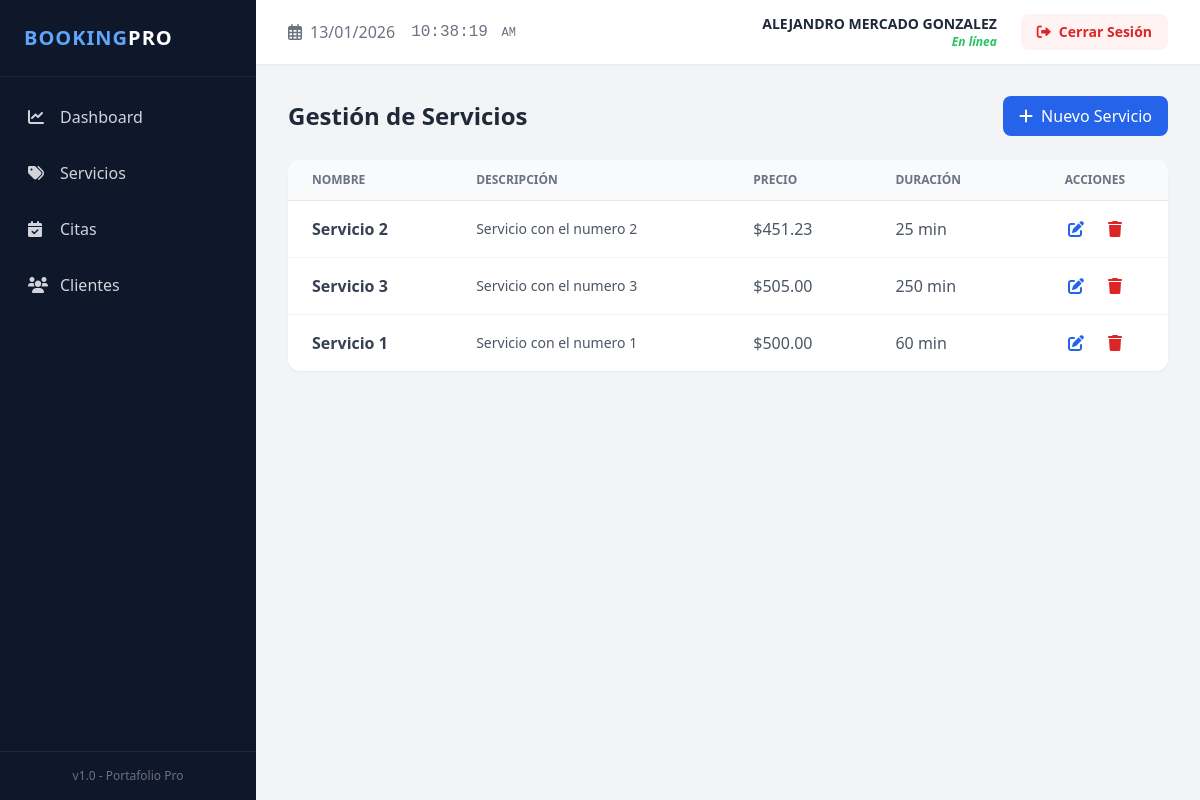
The app's page /servicios.php (signed in) with its own data.
### tables this page shows
CREATE TABLE `servicios` (
  `id` int NOT NULL AUTO_INCREMENT,
  `nombre` varchar(100) NOT NULL,
  `descripcion` text,
  `precio` decimal(10,2) NOT NULL,
  `duracion_minutos` int NOT NULL DEFAULT '30',
  `activo` tinyint(1) DEFAULT '1',
  PRIMARY KEY (`id`)
);

### servicios.php (the view, shortened to what this page needs)
<?php
$db = Database::getInstance();
$stmt = $db->query("SELECT * FROM servicios ORDER BY id DESC");
$servicios = $stmt->fetchAll();
?>
<?php include 'templates/sidebar.php'; ?>
<?php include 'templates/header.php'; ?>
<main class="p-4 md:p-8">
    <div class="flex flex-col sm:flex-row justify-between items-start sm:items-center gap-4 mb-6">
        <h2 class="text-xl md:text-2xl font-bold text-gray-800">Gestión de Servicios</h2>
        <button onclick="abrirModalNuevo()" class="w-full sm:w-auto bg-blue-600 text-white px-4 py-2 rounded-lg hover:bg-blue-700 transition flex items-center justify-center">
            <i class="fas fa-plus mr-2"></i> Nuevo Servicio
        </button>
    </div>
    <div class="bg-white rounded-xl shadow-sm overflow-hidden">
        <div class="overflow-x-auto">
            <table class="w-full text-left min-w-[600px]">
                <thead class="bg-gray-50 border-b">
                    <tr>
                        <th class="px-4 md:px-6 py-3 text-xs font-bold text-gray-500 uppercase">Nombre</th>
                        <th class="px-4 md:px-6 py-3 text-xs font-bold text-gray-500 uppercase">Descripción</th>
                        <th class="px-4 md:px-6 py-3 text-xs font-bold text-gray-500 uppercase">Precio</th>
                        <th class="px-4 md:px-6 py-3 text-xs font-bold text-gray-500 uppercase">Duración</th>
                        <th class="px-4 md:px-6 py-3 text-xs font-bold text-gray-500 uppercase text-center">Acciones</th>
                    </tr>
                </thead>
                <tbody class="divide-y divide-gray-100">
                    <?php foreach($servicios as $s): ?>
                    <tr class="hover:bg-gray-50">
                        <td class="px-4 md:px-6 py-4 font-semibold text-gray-700"><?php echo htmlspecialchars($s['nombre']); ?></td>
                        <td class="px-4 md:px-6 py-4 text-gray-600 text-sm"><?php echo htmlspecialchars($s['descripcion']); ?></td>
                        <td class="px-4 md:px-6 py-4 text-gray-600">$<?php echo number_format($s['precio'], 2); ?></td>
                        <td class="px-4 md:px-6 py-4 text-gray-600"><?php echo $s['duracion_minutos']; ?> min</td>
                        <td class="px-4 md:px-6 py-4 text-center space-x-2 md:space-x-3 whitespace-nowrap">
                            <button onclick='abrirModalEditar(<?php echo json_encode($s); ?>)' class="text-blue-600 hover:text-blue-900 p-1">
                                <i class="fas fa-edit"></i>
                            </button>
                            <button onclick="eliminarServicio(<?php echo $s['id']; ?>)" class="text-red-600 hover:text-red-900 p-1">
                                <i class="fas fa-trash"></i>
                            </button>
                        </td>
                    </tr>
                    <?php endforeach; ?>
                </tbody>
            </table>
        </div>
    </div>
</main>
<?php include 'templates/footer.php'; ?>

### records on screen
servicios: nombre "Servicio 2", descripcion "Servicio con el numero 2", precio "451.23", duracion_minutos "25"
servicios: nombre "Servicio 3", descripcion "Servicio con el numero 3", precio "505.00", duracion_minutos "250"
servicios: nombre "Servicio 1", descripcion "Servicio con el numero 1", precio "500.00", duracion_minutos "60"

### other values on screen
$_SESSION['usuario_nombre'] "ALEJANDRO MERCADO GONZALEZ"
